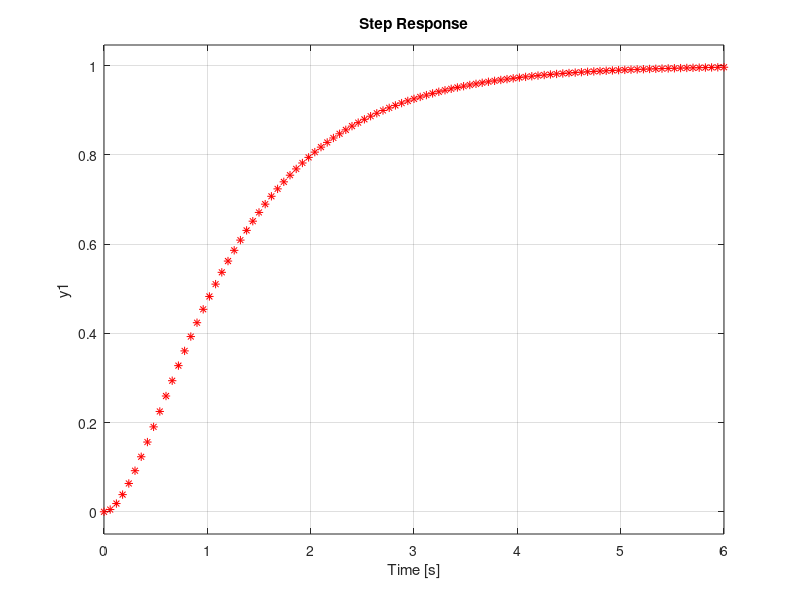

MATLAB code to generate this figure: (Note: this script raises an error after producing the figure.)
num=[0 0 3];
den=[1 4 3];

sys = tf(num,den);
step(sys, 'r*');

hold on
plot(one, 'b*');
legend("red * (tf graph)", "blue * (simulink graph)");
